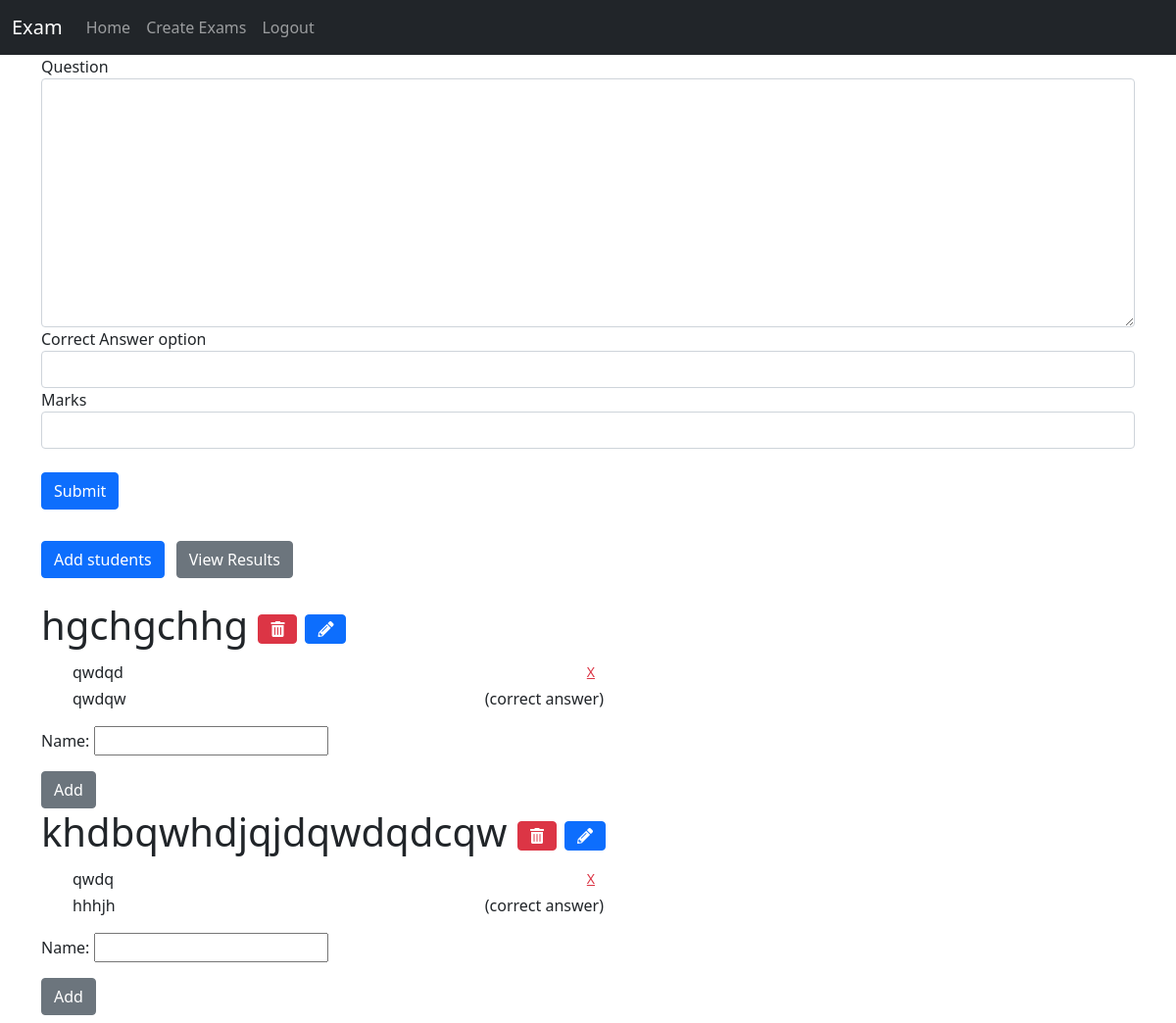
Before: /teacher/create_mc_questions/11/ (signed in) with the older database file.
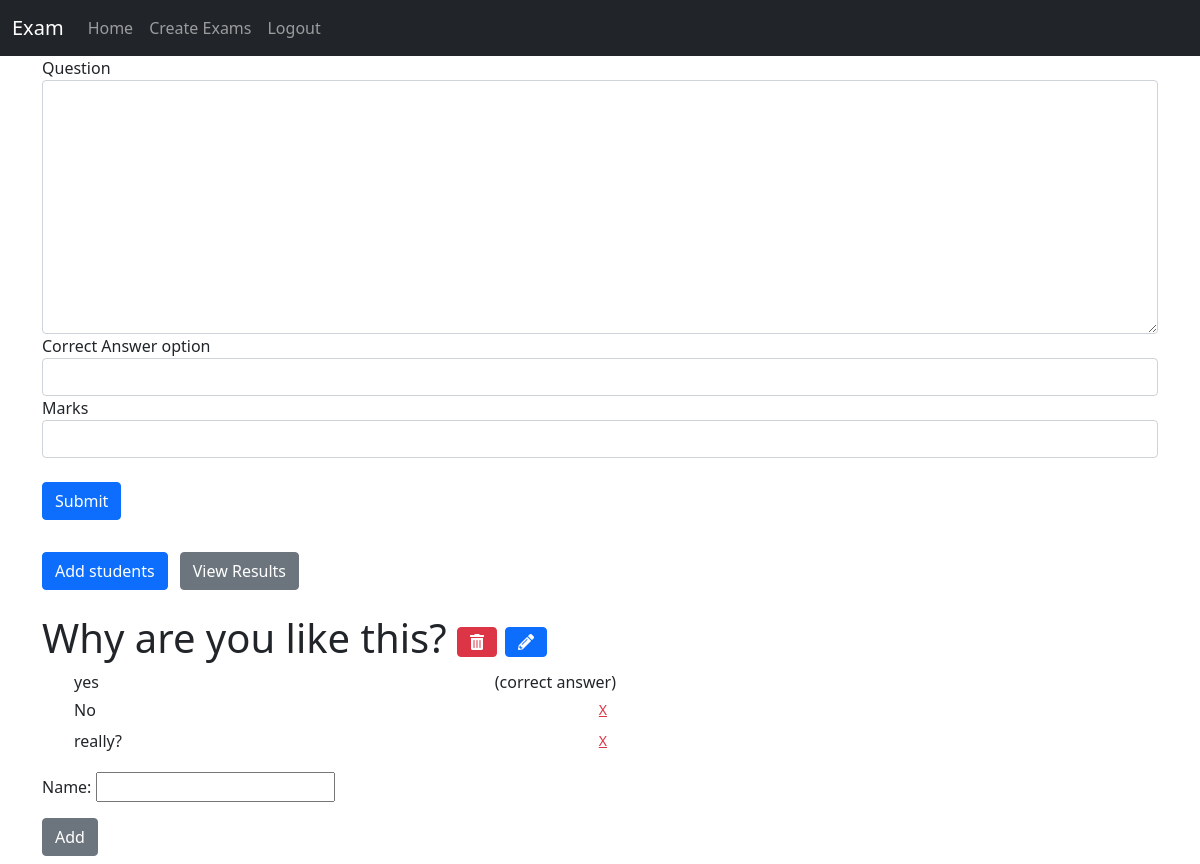
After: the same page with the newer database file.
### apps/teachers/models.py (models this page shows, shortened)
class Question(models.Model):
    exam = models.ForeignKey(Exam, related_name="questions", on_delete=models.CASCADE)
    question = models.TextField()
    marks = models.FloatField()
    def __str__(self) -> str:
        return self.question

class Option(models.Model):
    question = models.ForeignKey(
        Question, related_name="options", on_delete=models.CASCADE
    )
    name = models.CharField(max_length=255)
    is_answer = models.BooleanField(default=False)
    def __str__(self) -> str:
        return self.name

### apps/teachers/views.py (the view, shortened to what this page needs)
@login_required
@teacher_required
def multiple_choice_quections(request, exam_id):
    exam = get_object_or_404(Exam, pk=exam_id)
    if exam.exam_type == "mc":
        question_form = McQuestionForm(request.POST or None)
        questions = exam.questions.all()
        context = {
            "questions": questions,
            "form": question_form,
            "message": messages,
            "option_form": OptionForm(),
            "exam": exam,
        }
        return render(request, "teachers/create_mm_questions.html", context)
    messages.error(request, f"{exam.name} is not a multiple choice exam")
    return redirect("create_exam")

### apps/teachers/forms.py
class McQuestionForm(forms.ModelForm):
    option = forms.CharField(max_length=200)
    class Meta:
        model = Question
        fields = ["question", "marks"]

class OptionForm(forms.ModelForm):
    class Meta:
        model = Option
        fields = ["name"]

### templates/teachers/create_mm_questions.html (shortened to what this page needs)
{% extends "index.html" %}
{% load widget_tweaks %}
{% block content %}
    <br>
    <br>
    <form method="POST" enctype="multipart/form-data" class="mb-3">
        <label for="question">Question</label>
        {{ form.question|add_class:"form-control" }}
        <label for="option">Correct Answer option</label>
        {{ form.option|add_class:"form-control" }}
        <label for="marks">Marks</label>
        {{form.marks|add_class:"form-control" }}
        <br>
        <input type="submit" class="btn btn-primary" value="Submit">
    </form>
    <a href="{% url 'students_create' exam.id %}" class="btn btn-primary mt-3 me-2 mb-4">Add students</a>
    <a class="btn btn-secondary mt-3 mb-4" href="{% url 'results_view' exam.id %}">View Results</a>
    {% for question in questions %}
        <h1>{{ question }} <i class="btn btn-danger fas fa-trash-alt"
            data-bs-toggle="modal"
            data-bs-target="#deleteModal{{ question.id }}">
         </i><i class="btn btn-primary fas fa-pencil-alt mx-2"
data-bs-toggle="modal"
data-bs-target="#formModal{{ question.id }}"></i></h1>
        <div id="options-container-{{ question.id }}">
            {% include 'partials/options.html' with options=question.options.all question_id=question.id %}
        </div>
        <form action="{% url 'add_option_to_question' question.id %}"
              method="post"
              hx-post="{% url 'add_option_to_question' question.id %}"
              hx-target="#options-container-{{ question.id }}"
              hx-swap="innerHTML">
            {{ option_form.as_p }}
            <button type="submit" class="btn btn-secondary" hx-trigger="click">Add</button>
        </form>
    {% endfor %}
{% endblock content %}

### templates/partials/options.html (shortened to what this page needs)
<ul>
    {% for option in options %}
    <li class="d-flex align-items-center justify-content-between col-6">
        {% if option.is_answer %}
        <span>{{ option }}</span>
        <span>(correct answer)</span>
        {% else %}
        <span>{{ option }}</span>
        <form action="{% url 'delete_option' option.id %}" method="post" hx-post="{% url 'delete_option' option.id %}" hx-confirm="Are you sure you want to delete this option?" hx-target="#options-container-{{ question_id }}" hx-swap="innerHTML">
            <button type="submit" class="btn btn-link text-danger btn-sm" hx-trigger="click">X</button>
        </form>
        {% endif %}
    </li>
    {% endfor %}
</ul>

Changed rows visible on the page:
removed Question: question "hgchgchhg"
removed Option: name "qwdqd", shown under "hgchgchhg"
removed Option: name "qwdqw", shown under "hgchgchhg"
removed Question: question "khdbqwhdjqjdqwdqdcqw"
removed Option: name "qwdq", shown under "khdbqwhdjqjdqwdqdcqw"
removed Option: name "hhhjh", shown under "khdbqwhdjqjdqwdqdcqw"
added Question: question "Why are you like this?"
added Option: name "yes", shown under "Why are you like this?"
added Option: name "No", shown under "Why are you like this?"
added Option: name "really?", shown under "Why are you like this?"
